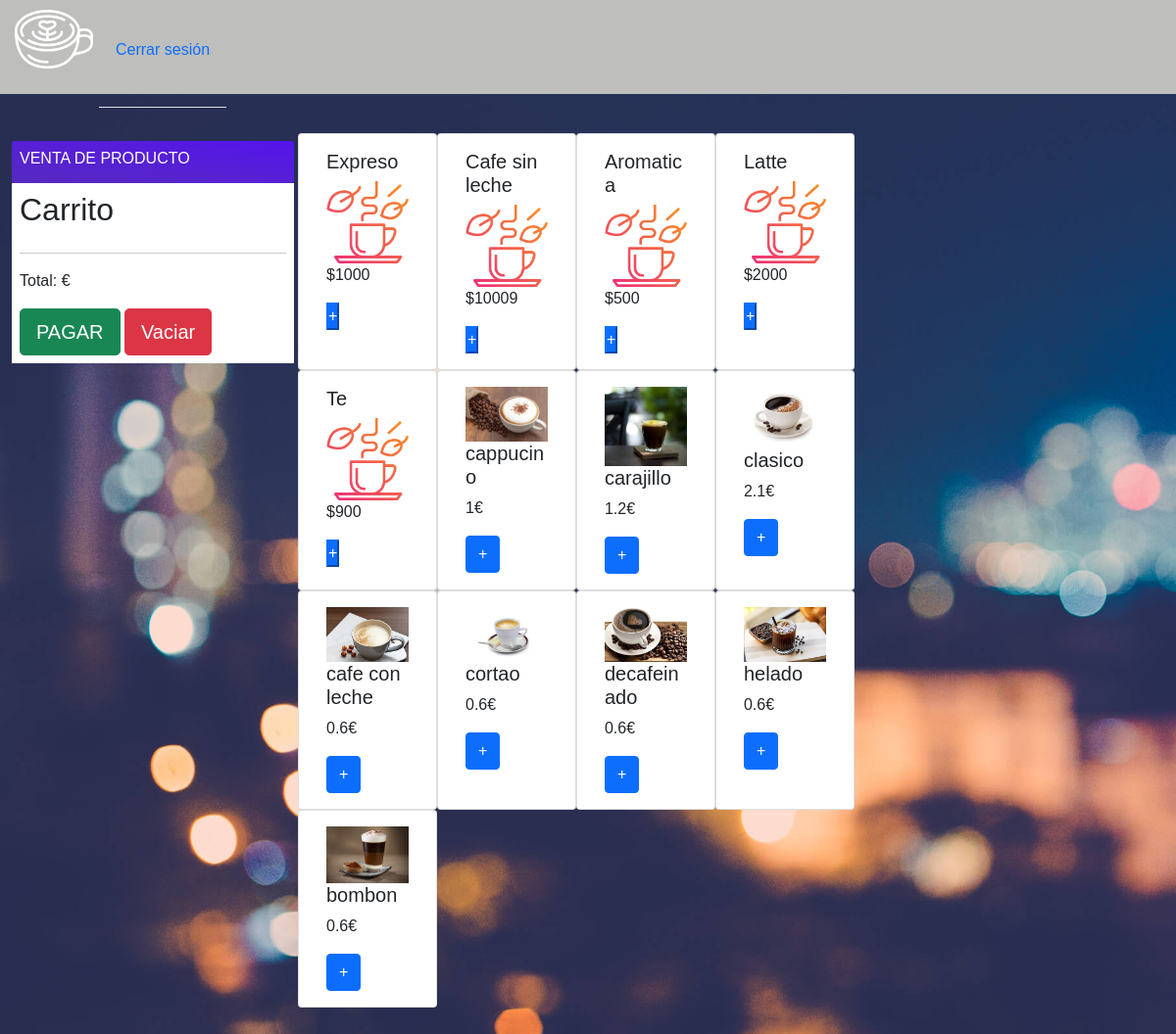
/ventas (signed in), run on the app's committed database.
### tables this page shows
CREATE TABLE productos (id INTEGER PRIMARY KEY AUTOINCREMENT NOT NULL, Nombre STRING NOT NULL, Precio STRING, Cantidad INT, URLimagen STRING CONSTRAINT "img/hot-tea.png" DEFAULT "img/hot-tea.png" NOT NULL);

### app.py (the view)
@app.route('/ventas', methods=['GET', 'POST'])
def ventas():
    if 'username' in session:
        if request.method == 'GET':
            con = sqlite3.connect("brioche.db")
            con.row_factory = sqlite3.Row
            cur = con.cursor()
            cur.execute("select * from productos")
            productos = cur.fetchall()
            return render_template('html/administrarVenta.html', productos=productos)
        if request.method == 'POST':
            return render_template('html/administrarVenta.html')
    else:
        return redirect(url_for('home'))

### templates/html/administrarVenta.html (shortened to what this page needs)
<!DOCTYPE html>
<html>
<head>
    <link href="{{url_for('static', filename='css/CajeroRegistroStyle.css')}}" rel="stylesheet">
    <link href="{{url_for('static', filename='css/nav.css')}}" rel="stylesheet">
    <link href='https://cdn.jsdelivr.net/npm/bootstrap@5.0.0-alpha1/dist/css/bootstrap.min.css' rel='stylesheet'>
    <link href='https://cdnjs.cloudflare.com/ajax/libs/font-awesome/4.7.0/css/font-awesome.min.css' rel='stylesheet'>
</head>
<body oncontextmenu='return false' class='snippet-body'>
    <nav class="nav">
        <img src="{{url_for('static', filename='img/latte.png')}}" alt="">
        <ul class="nav nav-tabs">
            <a href="{{url_for('cerrarSesion')}}" class="nav-link">Cerrar sesión</a>
        </ul>
    </nav>
    <div class="container-fluid mt-5 mb-5">
        <div class="row g-2">
            <div class="col-md-3">
                <div class="t-products p-2">
                    <h6 class="text-uppercase">Venta De Producto</h6>
                </div>
                <div class="type p-2 mb-2">
                    <aside class="col-sm-12">
                        <h2>Carrito</h2>
                        <hr>
                        <p class="text-right">Total: &euro;</p>
                        <button type="button" class="btn btn-success btn-lg btn-block">PAGAR</button>
                        <button id="boton-vaciar" class="btn btn-danger btn-lg btn-block">Vaciar</button>
                    </aside>
                </div>
            </div>
            <div class="col-md-9">
                <div class="row g-2">
                    <main id="items" class="col-sm-8 row">
                        {% for producto in productos %}
                        <div class="card col-sm-3">
                            <div class="card-body">
                                <h5 class="card-title">{{producto.nombre}}</h5>
                                <img src="{{url_for('static', filename=producto.URLimagen)}}" alt="" class="img-fluid">
                                <p class="card-text"> ${{producto.precio}} </p>
                                <button class="btn, btn-primary" onclick="anyadirCarrito()" marcador="{{producto.id}}">+</button>
                            </div>
                        </div>
                        {% endfor%}
                    </main>
                </div>
            </div>
        </div>
    </div>
</body>
</html>

### static/css/CajeroRegistroStyle.css (style rules this page uses)
html { background: url("../img/background.jpg") no-repeat; background-size: cover; min-height: 30%; }
body { background-color: transparent; }
nav { background-color: #bebebc; height: 12vh; display: flex; flex-direction: row; }
nav > ul { text-decoration: none; color: white; margin-left: 6px; margin-block-end: 20px; }

### static/css/nav.css (style rules this page uses)
* { margin: 0; padding: 0; box-sizing: border-box; font-family: "Montserrat", sans-serif; }
nav a { height: 10vh; margin-top: 30px; color: white; }
nav > img { width: 80px; height: 80px; margin-left: 15px; }
nav { background-color: #bebebc; }

### templates/html/administrarVenta.html (style rules this page uses)
body { background-color: transparent; }
.t-products { background-image: linear-gradient(to right top, #5629c0, #5625cb, #5620d5, #551ae0, #5412eb); color: #fff; border-radius: 3px }
.type { background-color: #fff }

### data on the page
productos: nombre "Expreso", URLimagen (picture), precio "1000"
productos: nombre "Cafe sin leche", URLimagen (picture), precio "10009"
productos: nombre "Aromatica", URLimagen (picture), precio "500"
productos: nombre "Latte", URLimagen (picture), precio "2000"
productos: nombre "Te", URLimagen (picture), precio "900"
